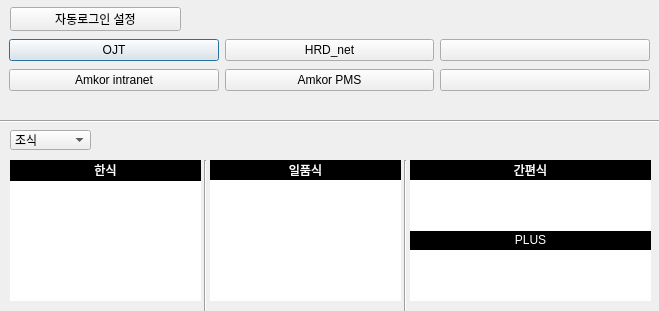
<?xml version="1.0" encoding="UTF-8"?>
<ui version="4.0">
 <class>Dialog</class>
 <widget class="QDialog" name="Dialog">
  <property name="geometry">
   <rect>
    <x>0</x>
    <y>0</y>
    <width>659</width>
    <height>311</height>
   </rect>
  </property>
  <property name="windowTitle">
   <string>Dialog</string>
  </property>
  <property name="styleSheet">
   <string notr="true"/>
  </property>
  <widget class="QWidget" name="horizontalLayoutWidget">
   <property name="geometry">
    <rect>
     <x>9</x>
     <y>35</y>
     <width>641</width>
     <height>31</height>
    </rect>
   </property>
   <layout class="QHBoxLayout" name="horizontalLayout">
    <item>
     <widget class="QPushButton" name="pushButton_OJT">
      <property name="styleSheet">
       <string notr="true">border-color: rgb(0, 0, 0);
border-top-color: rgb(0, 0, 0);</string>
      </property>
      <property name="text">
       <string>OJT</string>
      </property>
     </widget>
    </item>
    <item>
     <widget class="QPushButton" name="pushButton_HRD_net">
      <property name="text">
       <string>HRD_net</string>
      </property>
     </widget>
    </item>
    <item>
     <widget class="QPushButton" name="pushButton">
      <property name="text">
       <string/>
      </property>
     </widget>
    </item>
   </layout>
  </widget>
  <widget class="QWidget" name="horizontalLayoutWidget_2">
   <property name="geometry">
    <rect>
     <x>9</x>
     <y>65</y>
     <width>641</width>
     <height>31</height>
    </rect>
   </property>
   <layout class="QHBoxLayout" name="horizontalLayout_2">
    <item>
     <widget class="QPushButton" name="pushButton_AmkorIntranet">
      <property name="styleSheet">
       <string notr="true">border-color: rgb(0, 0, 0);
border-top-color: rgb(0, 0, 0);</string>
      </property>
      <property name="text">
       <string>Amkor intranet</string>
      </property>
     </widget>
    </item>
    <item>
     <widget class="QPushButton" name="pushButton_AmkorPMS">
      <property name="text">
       <string>Amkor PMS</string>
      </property>
     </widget>
    </item>
    <item>
     <widget class="QPushButton" name="pushButton_2">
      <property name="text">
       <string/>
      </property>
     </widget>
    </item>
   </layout>
  </widget>
  <widget class="QComboBox" name="comboBox_mealtype">
   <property name="geometry">
    <rect>
     <x>10</x>
     <y>130</y>
     <width>81</width>
     <height>20</height>
    </rect>
   </property>
   <item>
    <property name="text">
     <string>조식</string>
    </property>
   </item>
   <item>
    <property name="text">
     <string>중식</string>
    </property>
   </item>
   <item>
    <property name="text">
     <string>석식</string>
    </property>
   </item>
   <item>
    <property name="text">
     <string>야식</string>
    </property>
   </item>
  </widget>
  <widget class="QLabel" name="label_k">
   <property name="geometry">
    <rect>
     <x>10</x>
     <y>180</y>
     <width>191</width>
     <height>121</height>
    </rect>
   </property>
   <property name="styleSheet">
    <string notr="true">background-color: rgb(255, 255, 255);</string>
   </property>
   <property name="text">
    <string/>
   </property>
  </widget>
  <widget class="QLabel" name="label">
   <property name="geometry">
    <rect>
     <x>10</x>
     <y>160</y>
     <width>191</width>
     <height>21</height>
    </rect>
   </property>
   <property name="styleSheet">
    <string notr="true">background-color: rgb(0, 0, 0);
color: rgb(255, 255, 255);</string>
   </property>
   <property name="text">
    <string>&lt;html&gt;&lt;head/&gt;&lt;body&gt;&lt;p align=&quot;center&quot;&gt; 한식&lt;/p&gt;&lt;/body&gt;&lt;/html&gt;</string>
   </property>
  </widget>
  <widget class="QLabel" name="label_2">
   <property name="geometry">
    <rect>
     <x>210</x>
     <y>160</y>
     <width>191</width>
     <height>21</height>
    </rect>
   </property>
   <property name="styleSheet">
    <string notr="true">background-color: rgb(0, 0, 0);
color: rgb(255, 255, 255);</string>
   </property>
   <property name="text">
    <string>&lt;html&gt;&lt;head/&gt;&lt;body&gt;&lt;p align=&quot;center&quot;&gt; 일품식&lt;/p&gt;&lt;/body&gt;&lt;/html&gt;</string>
   </property>
  </widget>
  <widget class="QLabel" name="label_3">
   <property name="geometry">
    <rect>
     <x>410</x>
     <y>160</y>
     <width>241</width>
     <height>21</height>
    </rect>
   </property>
   <property name="styleSheet">
    <string notr="true">background-color: rgb(0, 0, 0);
color: rgb(255, 255, 255);</string>
   </property>
   <property name="text">
    <string>&lt;html&gt;&lt;head/&gt;&lt;body&gt;&lt;p align=&quot;center&quot;&gt; 간편식&lt;/p&gt;&lt;/body&gt;&lt;/html&gt;</string>
   </property>
  </widget>
  <widget class="QLabel" name="label_4">
   <property name="geometry">
    <rect>
     <x>410</x>
     <y>230</y>
     <width>241</width>
     <height>21</height>
    </rect>
   </property>
   <property name="styleSheet">
    <string notr="true">background-color: rgb(0, 0, 0);
color: rgb(255, 255, 255);</string>
   </property>
   <property name="text">
    <string>&lt;html&gt;&lt;head/&gt;&lt;body&gt;&lt;p align=&quot;center&quot;&gt; PLUS&lt;/p&gt;&lt;/body&gt;&lt;/html&gt;</string>
   </property>
  </widget>
  <widget class="QLabel" name="label_j">
   <property name="geometry">
    <rect>
     <x>210</x>
     <y>180</y>
     <width>191</width>
     <height>121</height>
    </rect>
   </property>
   <property name="styleSheet">
    <string notr="true">background-color: rgb(255, 255, 255);</string>
   </property>
   <property name="text">
    <string/>
   </property>
  </widget>
  <widget class="QLabel" name="label_c">
   <property name="geometry">
    <rect>
     <x>410</x>
     <y>180</y>
     <width>241</width>
     <height>51</height>
    </rect>
   </property>
   <property name="styleSheet">
    <string notr="true">background-color: rgb(255, 255, 255);</string>
   </property>
   <property name="text">
    <string/>
   </property>
  </widget>
  <widget class="QLabel" name="label_p">
   <property name="geometry">
    <rect>
     <x>410</x>
     <y>250</y>
     <width>241</width>
     <height>51</height>
    </rect>
   </property>
   <property name="styleSheet">
    <string notr="true">background-color: rgb(255, 255, 255);</string>
   </property>
   <property name="text">
    <string/>
   </property>
  </widget>
  <widget class="QPushButton" name="pushButton_Setting">
   <property name="geometry">
    <rect>
     <x>10</x>
     <y>7</y>
     <width>171</width>
     <height>24</height>
    </rect>
   </property>
   <property name="styleSheet">
    <string notr="true">border-color: rgb(0, 85, 255);</string>
   </property>
   <property name="text">
    <string>자동로그인 설정</string>
   </property>
   <property name="icon">
    <iconset resource="myRes.qrc">
     <normaloff>:/icon/SettingIcon.png</normaloff>:/icon/SettingIcon.png</iconset>
   </property>
  </widget>
  <widget class="Line" name="line">
   <property name="geometry">
    <rect>
     <x>10</x>
     <y>160</y>
     <width>391</width>
     <height>151</height>
    </rect>
   </property>
   <property name="orientation">
    <enum>Qt::Vertical</enum>
   </property>
  </widget>
  <widget class="Line" name="line_2">
   <property name="geometry">
    <rect>
     <x>210</x>
     <y>160</y>
     <width>391</width>
     <height>151</height>
    </rect>
   </property>
   <property name="orientation">
    <enum>Qt::Vertical</enum>
   </property>
  </widget>
  <widget class="Line" name="line_3">
   <property name="geometry">
    <rect>
     <x>0</x>
     <y>113</y>
     <width>661</width>
     <height>16</height>
    </rect>
   </property>
   <property name="orientation">
    <enum>Qt::Horizontal</enum>
   </property>
  </widget>
 </widget>
 <resources>
  <include location="myRes.qrc"/>
 </resources>
 <connections/>
</ui>
